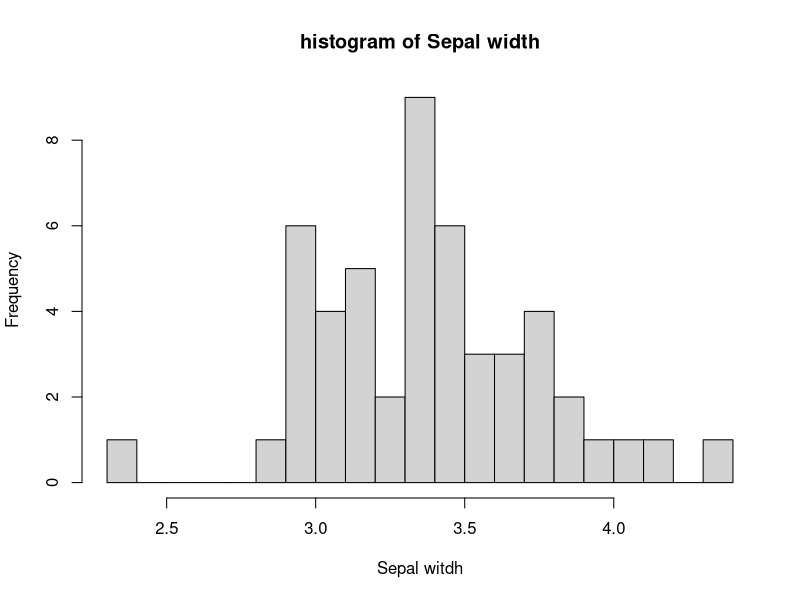
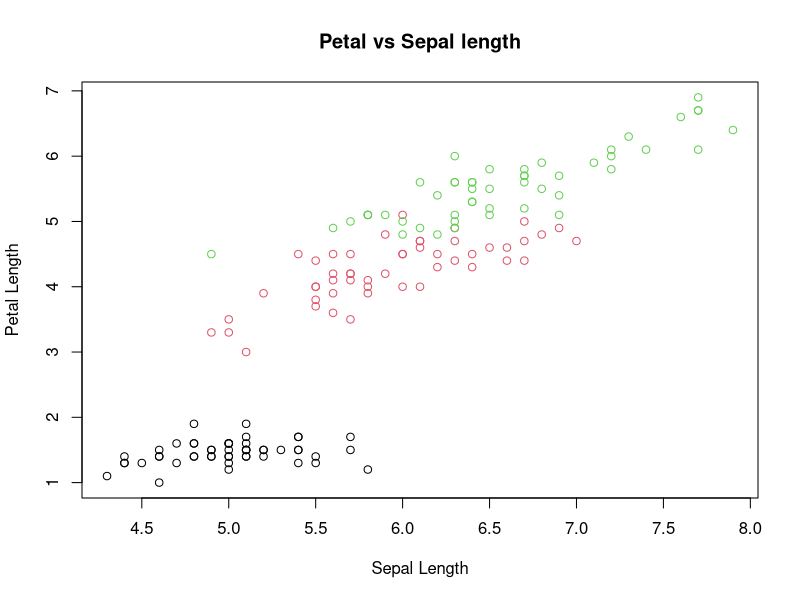
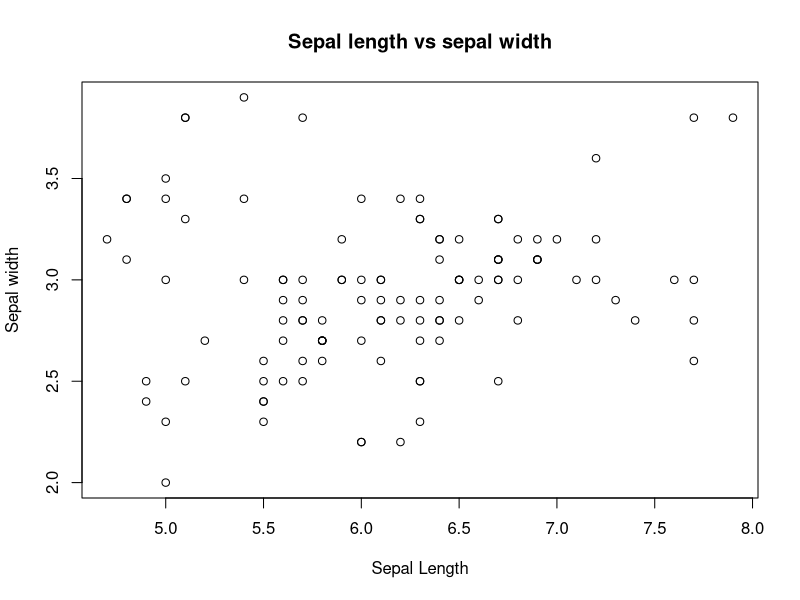
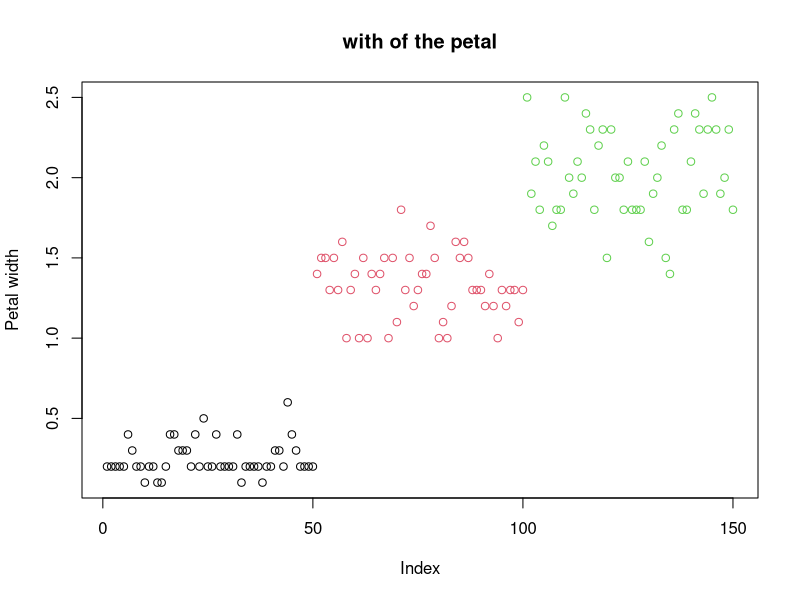

Write R code to recreate these figures, in order.
#Data visualisation week 1: IRIS
#exersice 1: histogram of sepal width for the setosa species
setosa = iris[iris$Species == "setosa",]
hist(setosa$Sepal.Width,breaks=20,
     main="histogram of Sepal width",
     xlab = "Sepal witdh")
#exersice 2: scatterplot length petal v length sepal with 3 colors for each type
plot(iris$Sepal.Length,iris$Petal.Length,col = as.factor(iris$Species),
     main="Petal vs Sepal length",
     xlab="Sepal Length",
     ylab="Petal Length")
#exersice 3: scatterplot sepal length vs sepal width with petal lager than 1.5
plot(iris$Sepal.Length[iris$Petal.Length>1.5],iris$Sepal.Width[iris$Petal.Length>1.5],
     main = "Sepal length vs sepal width",
     xlab = "Sepal Length",
     ylab = "Sepal width")
#exersice 4: another interesting fact about the different between the species
#width of the petal depends alot on the species of iris.
plot(iris$Petal.Width, col = as.factor(iris$Species),
     main = "with of the petal",
     ylab = "Petal width")
